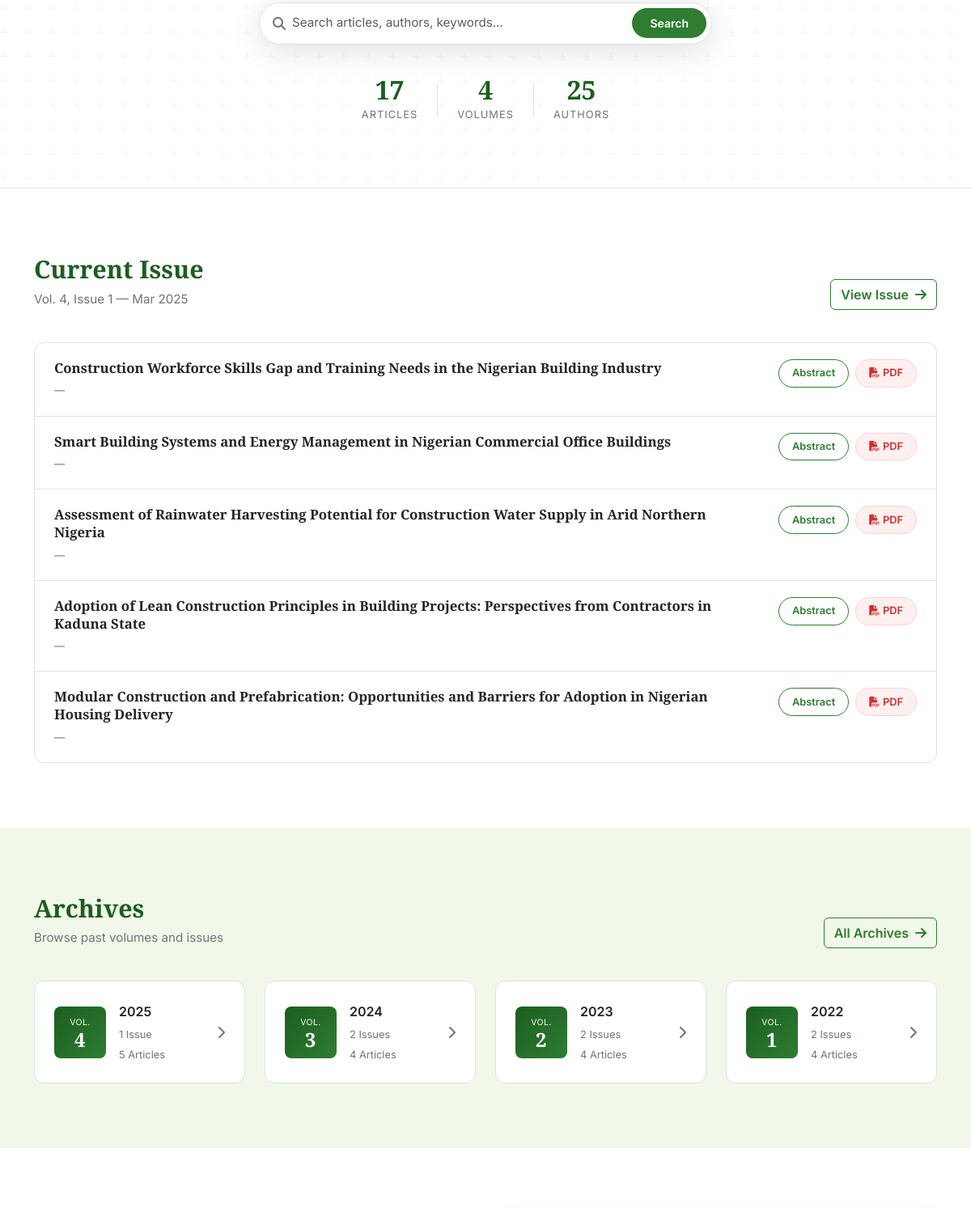
The app's page / (middle part), older data.
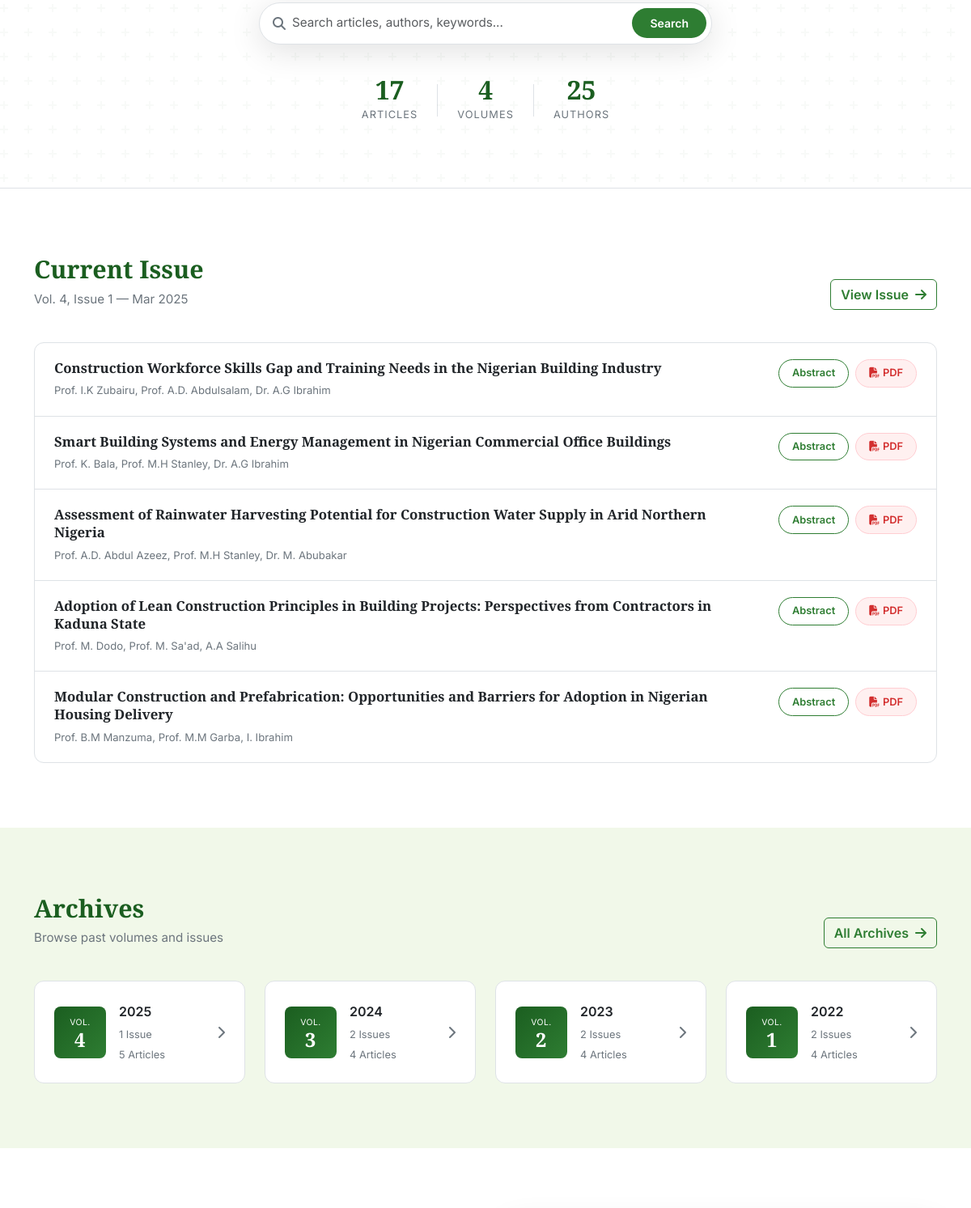
The same page, newer data.
### website/models.py (models this page shows, shortened)
class Issue(models.Model):
    volume = models.ForeignKey(Volume, on_delete=models.CASCADE, related_name='issues')
    issue_number = models.PositiveIntegerField()
    publication_date = models.DateField()
    description = models.TextField(blank=True)
    class Meta:
        unique_together = ('volume', 'issue_number')
        ordering = ['volume', 'issue_number']
    def __str__(self):
        return f"Vol. {self.volume.volume_number}, Issue {self.issue_number}"
    def get_absolute_url(self):
        return reverse('website:issue_detail', kwargs={
            'volume_number': self.volume.volume_number,
            'issue_number': self.issue_number,
        })

class Volume(models.Model):
    volume_number = models.PositiveIntegerField(unique=True)
    year = models.PositiveIntegerField()
    description = models.TextField(blank=True)
    class Meta:
        ordering = ['-volume_number']
    def get_absolute_url(self):
        return reverse('website:volume_detail', kwargs={'volume_number': self.volume_number})

class Article(models.Model):
    title = models.CharField(max_length=500)
    slug = models.SlugField(max_length=500, unique=True)
    abstract = models.TextField()
    keywords = models.CharField(max_length=500, help_text='Comma-separated keywords')
    authors = models.ManyToManyField(Author, through='ArticleAuthor', related_name='articles')
    volume = models.ForeignKey(
        Volume, on_delete=models.SET_NULL, null=True, blank=True, related_name='articles'
    )
    issue = models.ForeignKey(
        Issue, on_delete=models.SET_NULL, null=True, blank=True, related_name='articles'
    )
    pdf_file = models.FileField(upload_to='pdfs/')
    cover_image = models.ImageField(upload_to='covers/', blank=True, null=True)
    publication_date = models.DateField()
    doi = models.CharField(max_length=200, blank=True, verbose_name='DOI')
    is_featured = models.BooleanField(default=False, help_text='Show this article in the Featured Articles section on the homepage')
    created_at = models.DateTimeField(auto_now_add=True)
    updated_at = models.DateTimeField(auto_now=True)
    class Meta:
        ordering = ['-publication_date']
    def get_absolute_url(self):
        return reverse('website:article_detail', kwargs={'slug': self.slug})

class Author(models.Model):
    full_name = models.CharField(max_length=200)
    affiliation = models.CharField(max_length=300)
    email = models.EmailField(blank=True)
    biography = models.TextField(blank=True)
    class Meta:
        ordering = ['full_name']

### website/views.py (the view)
# urls.py: path('', views.home, name='home'),
def home(request):
    current_issue = (
        Issue.objects
        .select_related('volume')
        .order_by('-publication_date')
        .first()
    )
    current_issue_articles = []
    if current_issue:
        current_issue_articles = (
            current_issue.articles
            .select_related('volume', 'issue')
            .prefetch_related(_ordered_authors)
        )
    volumes = Volume.objects.prefetch_related('issues').all()[:4]
    stats = {
        'articles': Article.objects.count(),
        'volumes': Volume.objects.count(),
        'authors': Author.objects.count(),
    }
    return render(request, 'website/home.html', {
        'current_issue': current_issue,
        'current_issue_articles': current_issue_articles,
        'volumes': volumes,
        'stats': stats,
        'scope_topics': ScopeTopic.objects.all(),
    })

### src/context_processors.py (called while the page is built)
def pending_submissions_count(request):
    if not request.path.startswith('/dashboard/') or not request.user.is_authenticated:
        return {}
    return {
        'pending_submissions_count': Submission.objects.filter(status=Submission.STATUS_PENDING).count(),
    }

### website/context_processors.py (called while the page is built)
def site_settings(request):
    return {'site_settings': SiteSettings.load()}

### website/models.py (called while the page is built)
    @classmethod
    def load(cls):
        obj, _ = cls.objects.get_or_create(pk=1)
        return obj

    def __str__(self):
        return self.name

    def display_short(self):
        return self.short_name or self.name

### templates/website/home.html (shortened to what this page needs)
﻿{% extends 'website/base.html' %}
{% load static journal_extras %}
{% block content %}
<section class="hero">
  <div class="container">
    <div class="row justify-content-center text-center">
      <div class="col-lg-8">
        <form class="hero-search" action="{% url 'website:search' %}" method="get">
          <div class="search-wrapper">
            <i class="fas fa-search search-icon"></i>
            <input type="text" name="q" class="form-control search-input"
                   placeholder="Search articles, authors, keywords...">
            <button type="submit" class="btn search-btn">Search</button>
          </div>
        </form>
        <div class="hero-stats">
          <div class="hero-stat">
            <span class="stat-number">{{ stats.articles }}</span>
            <span class="stat-label">Articles</span>
          </div>
          <div class="hero-stat">
            <span class="stat-number">{{ stats.volumes }}</span>
            <span class="stat-label">Volumes</span>
          </div>
          <div class="hero-stat">
            <span class="stat-number">{{ stats.authors }}</span>
            <span class="stat-label">Authors</span>
          </div>
        </div>
      </div>
    </div>
  </div>
</section>
{% if current_issue %}
<section class="section-toc py-6">
  <div class="container">
    <div class="section-header">
      <div>
        <h2 class="section-title">Current Issue</h2>
        <p class="section-subtitle">{{ current_issue }} &mdash; {{ current_issue.publication_date|date:"M Y" }}</p>
      </div>
      <a href="{{ current_issue.get_absolute_url }}" class="btn btn-outline-primary">
        View Issue <i class="fas fa-arrow-right ms-1"></i>
      </a>
    </div>
    {% if current_issue_articles %}
    <div class="toc-list">
      {% for article in current_issue_articles %}
      {% include 'website/partials/article_toc_item.html' %}
      {% endfor %}
    </div>
    {% else %}
    <div class="empty-state">
      <i class="fas fa-newspaper fa-3x mb-3"></i>
      <p>No articles in this issue yet.</p>
    </div>
    {% endif %}
  </div>
</section>
{% endif %}
{% if volumes %}
<section class="section-volumes py-6 bg-light-green">
  <div class="container">
    <div class="section-header">
      <div>
        <h2 class="section-title">Archives</h2>
        <p class="section-subtitle">Browse past volumes and issues</p>
      </div>
      <a href="{% url 'website:volumes' %}" class="btn btn-outline-primary">
        All Archives <i class="fas fa-arrow-right ms-1"></i>
      </a>
    </div>
    <div class="row g-4">
      {% for volume in volumes %}
      <div class="col-lg-3 col-md-6">
        <a href="{{ volume.get_absolute_url }}" class="volume-card">
          <div class="volume-card-number">
            <span>Vol.</span>
            <strong>{{ volume.volume_number }}</strong>
          </div>
          <div class="volume-card-info">
            <span class="volume-year">{{ volume.year }}</span>
            <span class="volume-issues">
              {{ volume.issues.count }} Issue{{ volume.issues.count|pluralize }}
            </span>
            <span class="volume-articles">
              {{ volume.articles.count }} Article{{ volume.articles.count|pluralize }}
            </span>
          </div>
          <i class="fas fa-chevron-right volume-arrow"></i>
        </a>
      </div>
      {% endfor %}
    </div>
  </div>
</section>
{% endif %}
<section class="section-scope py-6">
  <div class="container">
    <div class="row align-items-center g-5">
    </div>
  </div>
</section>
{% endblock %}

### templates/website/partials/article_toc_item.html
<div class="toc-item">
  <div class="toc-item-main">
    <h3 class="toc-item-title">
      <a href="{{ article.get_absolute_url }}">{{ article.title }}</a>
    </h3>
    <p class="toc-item-authors">
      {% for author in article.authors.all %}
        {{ author.full_name }}{% if not forloop.last %}, {% endif %}
      {% empty %}—{% endfor %}
    </p>
  </div>
  <div class="toc-item-actions">
    <a href="{{ article.get_absolute_url }}" class="btn-toc-abstract">Abstract</a>
    {% if article.pdf_file %}
    <a href="{{ article.pdf_file.url }}" class="btn-toc-pdf" target="_blank" title="Download PDF">
      <i class="fas fa-file-pdf me-1"></i>PDF
    </a>
    {% endif %}
  </div>
</div>

Row changes from the older to the newer data that the page shows:
added Author: full_name "Prof. I.K Zubairu"
added Author: full_name "Prof. A.D. Abdulsalam"
added Author: full_name "Dr. A.G Ibrahim"
added Author: full_name "Prof. K. Bala"
added Author: full_name "Prof. M.H Stanley"
added Author: full_name "Prof. A.D. Abdul Azeez"
added Author: full_name "Dr. M. Abubakar"
added Author: full_name "Prof. M. Dodo"
added Author: full_name "Prof. M. Sa'ad"
added Author: full_name "A.A Salihu"
added Author: full_name "Prof. B.M Manzuma"
added Author: full_name "Prof. M.M Garba"
added Author: full_name "I. Ibrahim"
